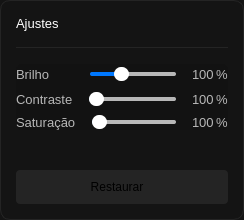
                <widget class="QWidget" name="widget_6" native="true">
                 <property name="sizePolicy">
                  <sizepolicy hsizetype="Preferred" vsizetype="Fixed">
                   <horstretch>0</horstretch>
                   <verstretch>0</verstretch>
                  </sizepolicy>
                 </property>
                 <property name="minimumSize">
                  <size>
                   <width>0</width>
                   <height>220</height>
                  </size>
                 </property>
                 <property name="maximumSize">
                  <size>
                   <width>16777215</width>
                   <height>220</height>
                  </size>
                 </property>
                 <property name="layoutDirection">
                  <enum>Qt::LayoutDirection::LeftToRight</enum>
                 </property>
                 <property name="autoFillBackground">
                  <bool>false</bool>
                 </property>
                 <property name="styleSheet">
                  <string notr="true">QWidget {
    background-color: rgb(20, 20, 20);
    border: 1px solid #242424;
    border-radius: 10px;
}

QLabel {
	border: none;
	color: #FFFFFF;
}
</string>
                 </property>
                 <layout class="QVBoxLayout" name="verticalLayout_6">
                  <property name="spacing">
                   <number>16</number>
                  </property>
                  <property name="leftMargin">
                   <number>16</number>
                  </property>
                  <property name="topMargin">
                   <number>16</number>
                  </property>
                  <property name="rightMargin">
                   <number>16</number>
                  </property>
                  <property name="bottomMargin">
                   <number>16</number>
                  </property>
                  <item>
                   <widget class="QLabel" name="label">
                    <property name="font">
                     <font>
                      <pointsize>10</pointsize>
                      <fontweight>DemiBold</fontweight>
                     </font>
                    </property>
                    <property name="text">
                     <string>Ajustes</string>
                    </property>
                   </widget>
                  </item>
                  <item>
                   <widget class="Line" name="line_6">
                    <property name="maximumSize">
                     <size>
                      <width>16777215</width>
                      <height>1</height>
                     </size>
                    </property>
                    <property name="orientation">
                     <enum>Qt::Orientation::Horizontal</enum>
                    </property>
                   </widget>
                  </item>
                  <item>
                   <widget class="QWidget" name="widget_7" native="true">
                    <property name="maximumSize">
                     <size>
                      <width>16777215</width>
                      <height>120</height>
                     </size>
                    </property>
                    <property name="styleSheet">
                     <string notr="true">QWidget {
    background-color: rgb(18, 18, 18);
    border: none;
    border-radius: 6px;
}

QLabel {
	border: none;
	color: #B7B7B7;
}
</string>
                    </property>
                    <layout class="QVBoxLayout" name="verticalLayout_8">
                     <property name="spacing">
                      <number>8</number>
                     </property>
                     <property name="leftMargin">
                      <number>0</number>
                     </property>
                     <property name="topMargin">
                      <number>0</number>
                     </property>
                     <property name="rightMargin">
                      <number>0</number>
                     </property>
                     <property name="bottomMargin">
                      <number>0</number>
                     </property>
                     <item>
                      <layout class="QHBoxLayout" name="horizontalLayout_6">
                       <property name="spacing">
                        <number>16</number>
                       </property>
                       <item>
                        <widget class="QLabel" name="label_9">
                         <property name="maximumSize">
                          <size>
                           <width>16777215</width>
                           <height>20</height>
                          </size>
                         </property>
                         <property name="font">
                          <font>
                           <pointsize>10</pointsize>
                           <fontweight>DemiBold</fontweight>
                          </font>
                         </property>
                         <property name="text">
                          <string>Brilho</string>
                         </property>
                        </widget>
                       </item>
                       <item>
                        <spacer name="horizontalSpacer_3">
                         <property name="orientation">
                          <enum>Qt::Orientation::Horizontal</enum>
                         </property>
                         <property name="sizeType">
                          <enum>QSizePolicy::Policy::Fixed</enum>
                         </property>
                         <property name="sizeHint" stdset="0">
                          <size>
                           <width>24</width>
                           <height>20</height>
                          </size>
                         </property>
                        </spacer>
                       </item>
                       <item>
                        <widget class="QSlider" name="sldBrilho">
                         <property name="maximumSize">
                          <size>
                           <width>16777215</width>
                           <height>20</height>
                          </size>
                         </property>
                         <property name="styleSheet">
                          <string notr="true">QSlider{
    border: none;
}

QSlider::groove:horizontal {
    height: 4px;
    background: #2b2b2b;
    border-radius: 2px;
}

QSlider::sub-page:horizontal {
    background: #0078ff;
    border-radius: 2px;
}

QSlider::add-page:horizontal {
    background: #B7B7B7;
    border-radius: 2px;
}

QSlider::handle:horizontal {
    background: #ffffff;
    width: 15px;
    height: 15px;
    border-radius: 7px;
    margin: -5px 0; /* centraliza o handle no groove */
}
</string>
                         </property>
                         <property name="minimum">
                          <number>0</number>
                         </property>
                         <property name="maximum">
                          <number>300</number>
                         </property>
                         <property name="singleStep">
                          <number>5</number>
                         </property>
                         <property name="pageStep">
                          <number>20</number>
                         </property>
                         <property name="value">
                          <number>100</number>
                         </property>
                         <property name="orientation">
                          <enum>Qt::Orientation::Horizontal</enum>
                         </property>
                         <property name="invertedAppearance">
                          <bool>false</bool>
                         </property>
                         <property name="invertedControls">
                          <bool>true</bool>
                         </property>
                        </widget>
                       </item>
                       <item>
                        <layout class="QHBoxLayout" name="horizontalLayout_9">
                         <property name="spacing">
                          <number>2</number>
                         </property>
                         <item>
                          <widget class="QLabel" name="label_11">
                           <property name="maximumSize">
                            <size>
                             <width>16777215</width>
                             <height>20</height>
                            </size>
                           </property>
                           <property name="font">
                            <font>
                             <pointsize>10</pointsize>
                            </font>
                           </property>
                           <property name="text">
                            <string>100</string>
                           </property>
                          </widget>
                         </item>
                         <item>
                          <widget class="QLabel" name="label_10">
                           <property name="maximumSize">
                            <size>
                             <width>16777215</width>
                             <height>20</height>
                            </size>
                           </property>
                           <property name="font">
                            <font>
                             <pointsize>10</pointsize>
                            </font>
                           </property>
                           <property name="text">
                            <string>%</string>
                           </property>
                          </widget>
                         </item>
                        </layout>
                       </item>
                      </layout>
                     </item>
                     <item>
                      <layout class="QHBoxLayout" name="horizontalLayout_7">
                       <property name="spacing">
                        <number>16</number>
                       </property>
                       <item>
                        <widget class="QLabel" name="label_12">
                         <property name="maximumSize">
                          <size>
                           <width>16777215</width>
                           <height>20</height>
                          </size>
                         </property>
                         <property name="font">
                          <font>
                           <pointsize>10</pointsize>
                           <fontweight>DemiBold</fontweight>
                          </font>
                         </property>
                         <property name="text">
                          <string>Contraste</string>
                         </property>
                        </widget>
                       </item>
                       <item>
                        <widget class="QSlider" name="sldContraste">
                         <property name="styleSheet">
                          <string notr="true">QSlider{
    border: none;
}

QSlider::groove:horizontal {
    height: 4px;
    background: #2b2b2b;
    border-radius: 2px;
}

QSlider::sub-page:horizontal {
    background: #0078ff;
    border-radius: 2px;
}

QSlider::add-page:horizontal {
    background: #B7B7B7;
    border-radius: 2px;
}

QSlider::handle:horizontal {
    background: #ffffff;
    width: 15px;
    height: 15px;
    border-radius: 7px;
    margin: -5px 0; /* centraliza o handle no groove */
}
</string>
                         </property>
                         <property name="minimum">
                          <number>0</number>
                         </property>
                         <property name="maximum">
                          <number>100</number>
                         </property>
                         <property name="orientation">
                          <enum>Qt::Orientation::Horizontal</enum>
                         </property>
                         <property name="invertedAppearance">
                          <bool>false</bool>
                         </property>
                         <property name="invertedControls">
                          <bool>false</bool>
                         </property>
                        </widget>
                       </item>
                       <item>
                        <layout class="QHBoxLayout" name="horizontalLayout_10">
                         <property name="spacing">
                          <number>2</number>
                         </property>
                         <item>
                          <widget class="QLabel" name="label_13">
                           <property name="font">
                            <font>
                             <pointsize>10</pointsize>
                            </font>
                           </property>
                           <property name="text">
                            <string>100</string>
                           </property>
                          </widget>
                         </item>
                         <item>
                          <widget class="QLabel" name="label_14">
                           <property name="font">
                            <font>
                             <pointsize>10</pointsize>
                            </font>
                           </property>
                           <property name="text">
                            <string>%</string>
                           </property>
                          </widget>
                         </item>
                        </layout>
                       </item>
                      </layout>
                     </item>
                     <item>
                      <layout class="QHBoxLayout" name="horizontalLayout_11" stretch="0,0,0">
                       <property name="spacing">
                        <number>16</number>
                       </property>
                       <item>
                        <widget class="QLabel" name="label_15">
                         <property name="maximumSize">
                          <size>
                           <width>16777215</width>
                           <height>20</height>
                          </size>
                         </property>
                         <property name="font">
                          <font>
                           <pointsize>10</pointsize>
                           <fontweight>DemiBold</fontweight>
                          </font>
                         </property>
                         <property name="text">
                          <string>Saturação</string>
                         </property>
                        </widget>
                       </item>
                       <item>
                        <widget class="QSlider" name="sldSaturacao">
                         <property name="styleSheet">
                          <string notr="true">QSlider{
    border: none;
}

QSlider::groove:horizontal {
    height: 4px;
    background: #2b2b2b;
    border-radius: 2px;
}

QSlider::sub-page:horizontal {
    background: #0078ff;
    border-radius: 2px;
}

QSlider::add-page:horizontal {
    background: #B7B7B7;
    border-radius: 2px;
}

QSlider::handle:horizontal {
    background: #ffffff;
    width: 15px;
    height: 15px;
    border-radius: 7px;
    margin: -5px 0; /* centraliza o handle no groove */
}
</string>
                         </property>
                         <property name="minimum">
                          <number>0</number>
                         </property>
                         <property name="maximum">
                          <number>100</number>
                         </property>
                         <property name="orientation">
                          <enum>Qt::Orientation::Horizontal</enum>
                         </property>
                         <property name="invertedAppearance">
                          <bool>false</bool>
                         </property>
                         <property name="invertedControls">
                          <bool>false</bool>
                         </property>
                        </widget>
                       </item>
                       <item>
                        <layout class="QHBoxLayout" name="horizontalLayout_12">
                         <property name="spacing">
                          <number>2</number>
                         </property>
                         <item>
                          <widget class="QLabel" name="label_16">
                           <property name="font">
                            <font>
                             <pointsize>10</pointsize>
                            </font>
                           </property>
                           <property name="text">
                            <string>100</string>
                           </property>
                          </widget>
                         </item>
                         <item>
                          <widget class="QLabel" name="label_17">
                           <property name="font">
                            <font>
                             <pointsize>10</pointsize>
                            </font>
                           </property>
                           <property name="text">
                            <string>%</string>
                           </property>
                          </widget>
                         </item>
                        </layout>
                       </item>
                      </layout>
                     </item>
                    </layout>
                   </widget>
                  </item>
                  <item>
                   <spacer name="verticalSpacer">
                    <property name="orientation">
                     <enum>Qt::Orientation::Vertical</enum>
                    </property>
                    <property name="sizeHint" stdset="0">
                     <size>
                      <width>20</width>
                      <height>40</height>
                     </size>
                    </property>
                   </spacer>
                  </item>
                  <item>
                   <widget class="QPushButton" name="btnResetAjustes">
                    <property name="sizePolicy">
                     <sizepolicy hsizetype="Preferred" vsizetype="Fixed">
                      <horstretch>0</horstretch>
                      <verstretch>0</verstretch>
                     </sizepolicy>
                    </property>
                    <property name="minimumSize">
                     <size>
                      <width>0</width>
                      <height>34</height>
                     </size>
                    </property>
                    <property name="maximumSize">
                     <size>
                      <width>16777215</width>
                      <height>34</height>
                     </size>
                    </property>
                    <property name="layoutDirection">
                     <enum>Qt::LayoutDirection::RightToLeft</enum>
                    </property>
                    <property name="styleSheet">
                     <string notr="true">QPushButton{
	background-color: rgb(36, 36, 36);
	border: none;
	border-radius: 4px;
}

QPushButton::hover{
	background-color: rgb(28, 28, 28);
	border: 1px solid #242424;
	border-radius: 4px;
}
</string>
                    </property>
                    <property name="text">
                     <string>Restaurar   </string>
                    </property>
                    <property name="icon">
                     <iconset resource="../assets/icons/resource_icons.qrc">
                      <normaloff>:/icons/reset.svg</normaloff>:/icons/reset.svg</iconset>
                    </property>
                    <property name="shortcut">
                     <string/>
                    </property>
                    <property name="autoRepeat">
                     <bool>false</bool>
                    </property>
                    <property name="autoExclusive">
                     <bool>false</bool>
                    </property>
                    <property name="flat">
                     <bool>false</bool>
                    </property>
                   </widget>
                  </item>
                 </layout>
                </widget>
